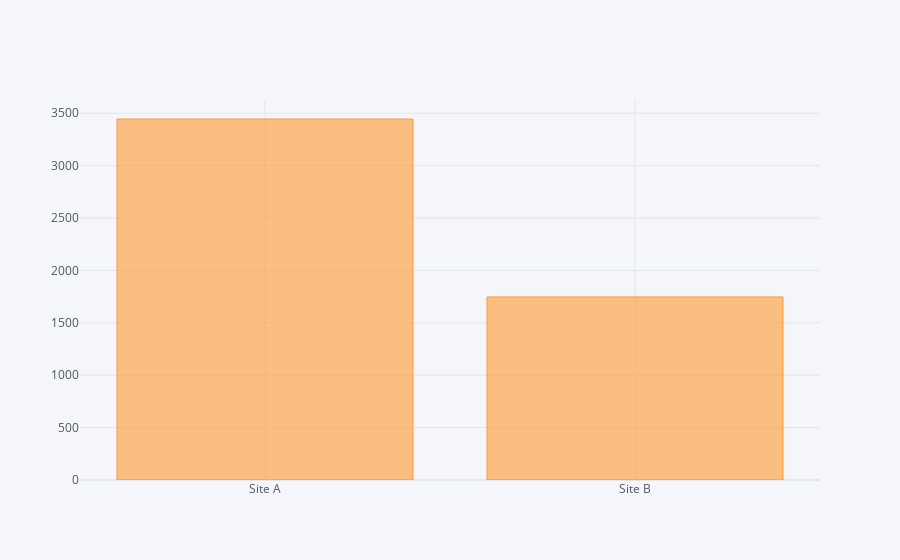

The notebook cell saved with this chart:
### Markdown cell above
#### Qual a fonte que traz mais clientes? (Site A ou B)

### Code cell
# [fonte_consolidada] 
# Identificando o percentual 
contagem         = df['fonte_consolidada'].value_counts().sort_index()
contagem_percent = df['fonte_consolidada'].value_counts()/ len(df['fonte_consolidada'])

print('contagem\n{0}' .format(contagem))
print('\n')
print('percentual(%)\n{0}' .format(contagem_percent*100))

# Criando um gráfico de barras
# Order status distribution
configure_plotly_browser_state()
fonte_consolidada = df.fonte_consolidada.value_counts().iplot(kind = 'bar')

### Figure 1 — Plotly figure (JSON) as saved in the notebook; plotly's stock layout.template omitted (floating-point values rounded to 4 significant figures)
{"data": [{"name": "fonte_consolidada", "text": "", "y": [3445, 1747], "marker": {"color": "rgba(255, 153, 51, 0.6)", "line": {"color": "rgba(255, 153, 51, 1.0)", "width": 1}}, "x": ["Site A", "Site B"], "type": "bar", "orientation": "v"}], "layout": {"title": {"font": {"color": "#4D5663"}}, "paper_bgcolor": "#F5F6F9", "plot_bgcolor": "#F5F6F9", "yaxis": {"tickfont": {"color": "#4D5663"}, "zerolinecolor": "#E1E5ED", "title": {"text": "", "font": {"color": "#4D5663"}}, "gridcolor": "#E1E5ED", "showgrid": true}, "xaxis": {"tickfont": {"color": "#4D5663"}, "zerolinecolor": "#E1E5ED", "title": {"text": "", "font": {"color": "#4D5663"}}, "gridcolor": "#E1E5ED", "showgrid": true}, "legend": {"bgcolor": "#F5F6F9", "font": {"color": "#4D5663"}}}}
